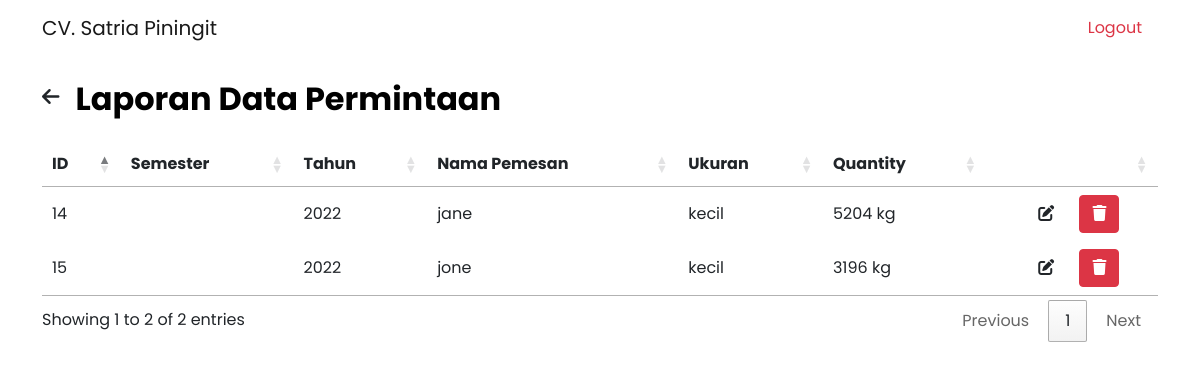
Page /laporan-permintaan.php (signed in) on the earlier database version.
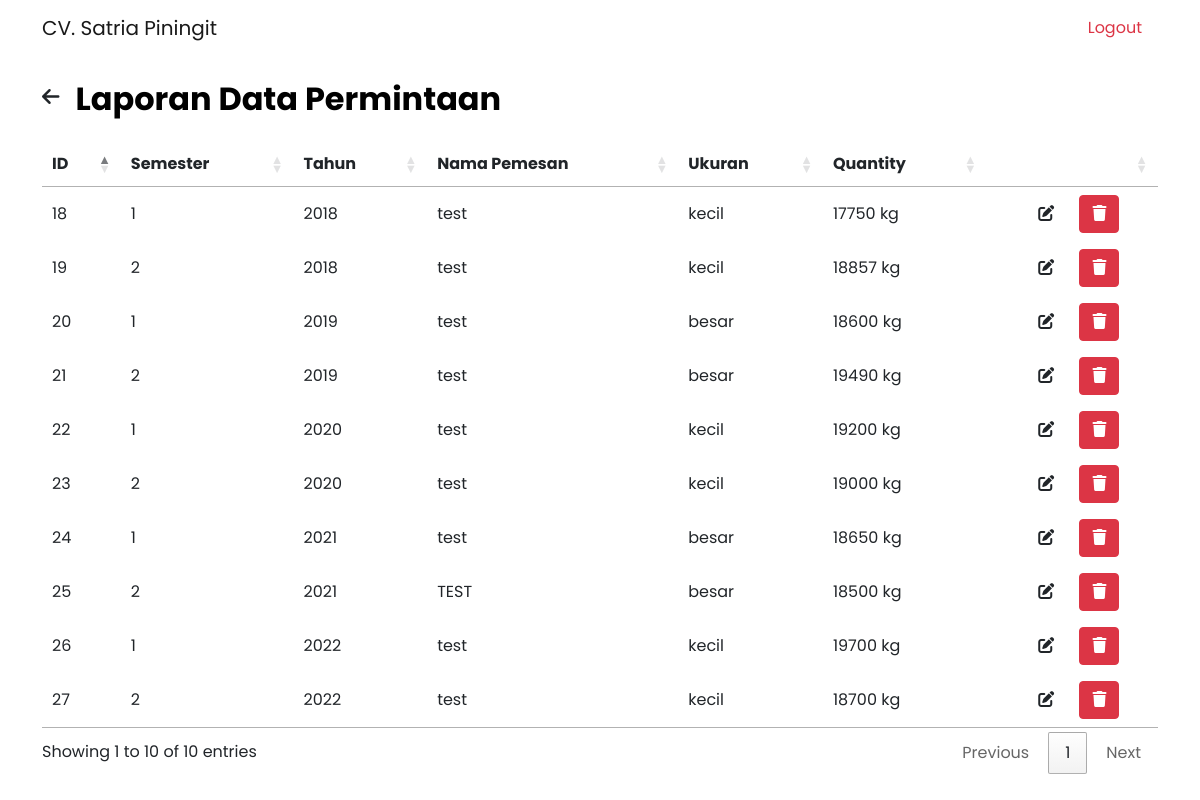
Same page on the later database version.
### tables this page shows
CREATE TABLE `permintaan` (
  `id` int(11) NOT NULL,
  `semester` enum('1','2') NOT NULL,
  `tahun` int(255) NOT NULL,
  `nama_pemesan` varchar(255) NOT NULL,
  `produk` varchar(255) NOT NULL,
  `jumlah` int(10) NOT NULL
);

### laporan-permintaan.php (the view, shortened to what this page needs)
<!DOCTYPE html>
<html lang="en" dir="ltr">
  <head>
    <link rel="stylesheet" type="text/css" href="https://cdn.datatables.net/1.12.1/css/jquery.dataTables.min.css">
    <link rel="stylesheet" href="https://cdn.datatables.net/buttons/2.2.3/css/buttons.dataTables.min.css">
    <link rel="stylesheet" href="css/bootstrap.css">
    <link rel="stylesheet" href="css/style.css">
    <link href="https://cdnjs.cloudflare.com/ajax/libs/font-awesome/6.0.0/css/all.min.css" rel="stylesheet">
  </head>
  <body>
    <?php
  		require_once('connection.php');
  		$sql = "SELECT * FROM permintaan";
  		$result = mysqli_query($conn, $sql);
  	?>
    <nav class="navbar navbar-expand-lg navbar-light">
       <div class="container">
         <p class="navbar-brand mb-0">CV. Satria Piningit</p>
         <div class="collapse navbar-collapse" id="navbarNavAltMarkup">
           <div class="navbar-nav ms-auto">
             <a class="nav-link text-danger mx-2" href="logout.php">Logout</a>
           </div>
         </div>
       </div>
     </nav>
     <div class="container">
       <div class="row">
         <div class="col-12">
           <div class="d-flex">
             <a href="laporan.php" class="my-auto text-dark"><i class="fa-solid fa-arrow-left fs-20 me-3"></i></a>
             <h2 class="header-title mt-4 mb-4">Laporan Data Permintaan</h2>
           </div>
           <div class="table-data">
     				<div class="order">
     					<table id="table" class="w-100">
     						<thead>
     							<tr>
     								<th>ID</th>
     								<th>Semester</th>
                    <th>Tahun</th>
     								<th>Nama Pemesan</th>
                    <th>Ukuran</th>
                    <th>Quantity</th>
                    <th></th>
     							</tr>
     						</thead>
     						<tbody>
                  <?php while($permintaan = mysqli_fetch_assoc($result)) { ?>
                    <tr>
                      <td><?php echo $permintaan['id']; ?></td>
                      <td><?php echo $permintaan['semester']; ?></td>
                      <td><?php echo $permintaan['tahun']; ?></td>
    									<td><?php echo $permintaan['nama_pemesan']; ?></td>
    									<td><?php echo $permintaan['produk']; ?></td>
    									<td><?php echo $permintaan['jumlah']; ?> kg</td>
                      <td class="text-center">
    										<a class="btn btn-edit me-2" data-bs-toggle="modal" data-bs-target="#editUser<?php echo $user['id'];?>"><i class="fa-solid fa-edit"></i></a>
    										<a class="btn btn-danger" href="process/permintaan/delete_permintaan.php?id=<?php echo $permintaan['id']; ?>"><i class="fa-solid fa-trash"></i></a>
    									</td>
    								</tr>
                    <?php } ?>
     						</tbody>
     					</table>
     				</div>
     			</div>
         </div>
       </div>
     </div>
  </body>
</html>

Differences in the rows shown:
removed permintaan: id "14", tahun "2022", nama_pemesan "jane", produk "kecil", jumlah "5204"
removed permintaan: id "15", tahun "2022", nama_pemesan "jone", produk "kecil", jumlah "3196"
added permintaan: id "18", semester "1", tahun "2018", nama_pemesan "test", produk "kecil", jumlah "17750"
added permintaan: id "19", semester "2", tahun "2018", nama_pemesan "test", produk "kecil", jumlah "18857"
added permintaan: id "20", semester "1", tahun "2019", nama_pemesan "test", produk "besar", jumlah "18600"
added permintaan: id "21", semester "2", tahun "2019", nama_pemesan "test", produk "besar", jumlah "19490"
added permintaan: id "22", semester "1", tahun "2020", nama_pemesan "test", produk "kecil", jumlah "19200"
added permintaan: id "23", semester "2", tahun "2020", nama_pemesan "test", produk "kecil", jumlah "19000"
added permintaan: id "24", semester "1", tahun "2021", nama_pemesan "test", produk "besar", jumlah "18650"
added permintaan: id "25", semester "2", tahun "2021", nama_pemesan "TEST", produk "besar", jumlah "18500"
added permintaan: id "26", semester "1", tahun "2022", nama_pemesan "test", produk "kecil", jumlah "19700"
added permintaan: id "27", semester "2", tahun "2022", nama_pemesan "test", produk "kecil", jumlah "18700"
Other differences:
text written by a page script: "Showing 1 to 2 of 2 entries Previous 1 Next" → "Showing 1 to 10 of 10 entries Previous 1 Next"
